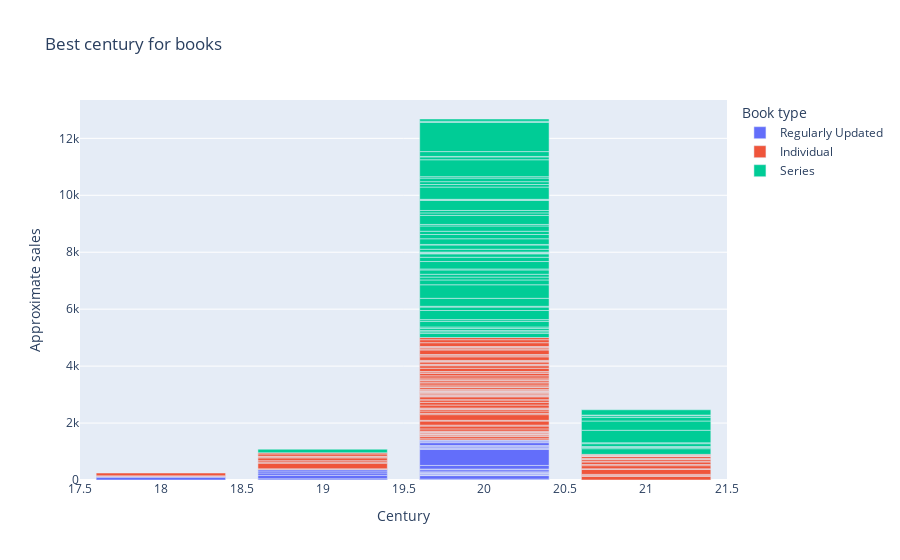

Notebook source saved alongside this figure:
### Code cell
fig = px.bar(tydata, x="Century", y="Approximate sales", color="Book type", title="Best century for books")
fig.show()

### Figure 1 — Plotly figure (JSON) as saved in the notebook; plotly's stock layout.template omitted (floating-point values rounded to 4 significant figures)
{"data": [{"alignmentgroup": "True", "hovertemplate": "Book type=Regularly Updated<br>Century=%{x}<br>Approximate sales=%{y}<extra></extra>", "legendgroup": "Regularly Updated", "marker": {"color": "#636efa", "pattern": {"shape": ""}}, "name": "Regularly Updated", "offsetgroup": "Regularly Updated", "orientation": "v", "showlegend": true, "textposition": "auto", "type": "bar", "x": [18, 18, 19, 19, 19, 19, 19, 20, 20, 20, 20, 20, 20, 20, 20, 20, 20, 20, 20, 20, 20, 20, 20, 20, 20, 20, 20, 20], "xaxis": "x", "y": [100, 20, 40, 125, 82, 70, 55, 30, 125, 10, 17.44, 38, 18, 17.2, 30, 75, 24, 126.9, 567, 21, 26.11, 37, 27, 20.4, 101.2, 28, 40, 25], "yaxis": "y"}, {"alignmentgroup": "True", "hovertemplate": "Book type=Individual<br>Century=%{x}<br>Approximate sales=%{y}<extra></extra>", "legendgroup": "Individual", "marker": {"color": "#EF553B", "pattern": {"shape": ""}}, "name": "Individual", "offsetgroup": "Individual", "orientation": "v", "showlegend": true, "textposition": "auto", "type": "bar", "x": [18, 18, 19, 19, 19, 19, 19, 19, 19, 19, 19, 20, 20, 20, 20, 20, 20, 20, 20, 20, 20, 20, 20, 20, 20, 20, 20, 20, 20, 20, 20, 20, 20, 20, 20, 20, 20, 20, 20, 20, 20, 20, 20, 20, 20, 20, 20, 20, 20, 20, 20, 20, 20, 20, 20, 20, 20, 20, 20, 20, 20, 20, 20, 20, 20, 20, 20, 20, 20, 20, 20, 20, 20, 20, 20, 20, 20, 21, 21, 21, 21, 21, 21, 21, 21, 21, 21, 21, 21, 21, 21, 21, 21, 21], "xaxis": "x", "y": [25, 100, 20, 200, 36, 50, 100, 35, 20, 83, 40, 45, 75, 31, 40, 20, 36.4, 14, 25, 24, 81, 100, 30, 145, 25, 200, 46, 82, 63, 12, 30, 105, 95, 83, 10, 100, 12.1, 30.5, 30, 40, 38, 14, 20, 20, 30, 31, 65, 20, 64, 75, 31, 60, 20, 60, 78, 85, 53, 10, 117, 90, 28, 20, 80, 25, 20, 12, 127, 40, 40, 160, 33, 43, 26, 20, 134, 105, 75.5, 129, 25, 43, 176.5, 20, 111, 41, 87.5, 29, 61, 20, 15.2, 65.4, 15.3, 23, 10, 29], "yaxis": "y"}, {"alignmentgroup": "True", "hovertemplate": "Book type=Series<br>Century=%{x}<br>Approximate sales=%{y}<extra></extra>", "legendgroup": "Series", "marker": {"color": "#00cc96", "pattern": {"shape": ""}}, "name": "Series", "offsetgroup": "Series", "orientation": "v", "showlegend": true, "textposition": "auto", "type": "bar", "x": [19, 20, 20, 20, 20, 20, 20, 20, 20, 20, 20, 20, 20, 20, 20, 20, 20, 20, 20, 20, 20, 20, 20, 20, 20, 20, 20, 20, 20, 20, 20, 20, 20, 20, 20, 20, 20, 20, 20, 20, 20, 20, 20, 20, 20, 20, 20, 20, 20, 20, 21, 21, 21, 21, 21, 21, 21, 21, 21, 21, 21], "xaxis": "x", "y": [125, 150, 50, 50, 70, 50, 200, 60, 320, 120, 27, 281, 475, 170, 100, 100, 151.5, 35, 260, 150.5, 120, 20, 18, 24.4, 99, 150, 18, 200, 150, 113.6, 186, 53, 316, 90, 85, 357, 20, 15, 430, 90, 100, 125, 50, 594.7, 101, 15, 170, 1022, 43, 80, 200, 41, 33, 102, 30, 440, 325, 129, 60, 20, 185], "yaxis": "y"}], "layout": {"barmode": "relative", "legend": {"title": {"text": "Book type"}, "tracegroupgap": 0}, "title": {"text": "Best century for books"}, "xaxis": {"anchor": "y", "domain": [0, 1], "title": {"text": "Century"}}, "yaxis": {"anchor": "x", "domain": [0, 1], "title": {"text": "Approximate sales"}}}}
